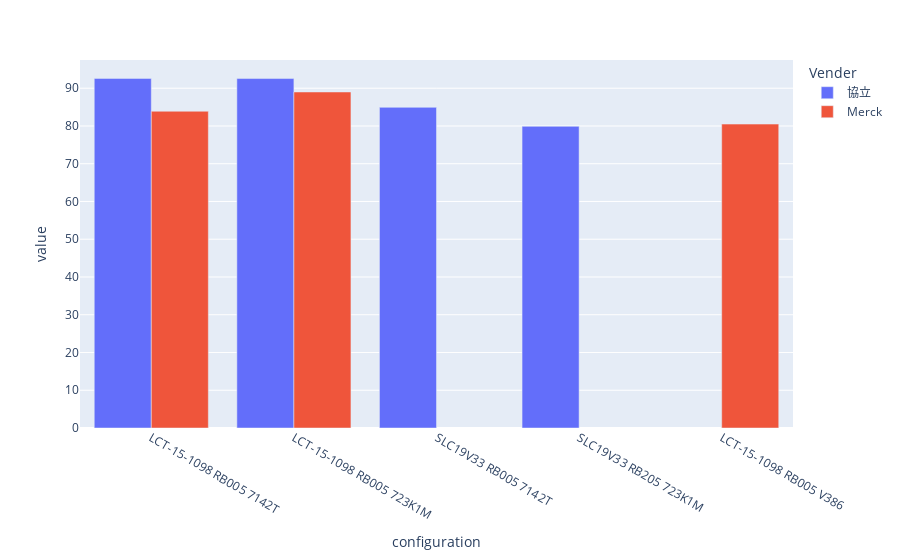

Notebook code for this chart:
### Code cell
fig = px.bar(result_mean, x='configuration', y='value', 
       color='Vender', barmode='group')
fig.show()

### Figure 1 — Plotly figure (JSON) as saved in the notebook; plotly's stock layout.template omitted (floating-point values rounded to 4 significant figures)
{"data": [{"alignmentgroup": "True", "hovertemplate": "Vender=協立<br>configuration=%{x}<br>value=%{y}<extra></extra>", "legendgroup": "協立", "marker": {"color": "#636efa", "pattern": {"shape": ""}}, "name": "協立", "offsetgroup": "協立", "orientation": "v", "showlegend": true, "textposition": "auto", "type": "bar", "x": ["LCT-15-1098 RB005 7142T", "LCT-15-1098 RB005 723K1M", "SLC19V33 RB005 7142T", "SLC19V33 RB205 723K1M"], "xaxis": "x", "y": [92.6, 92.56, 84.93, 79.9], "yaxis": "y"}, {"alignmentgroup": "True", "hovertemplate": "Vender=Merck<br>configuration=%{x}<br>value=%{y}<extra></extra>", "legendgroup": "Merck", "marker": {"color": "#EF553B", "pattern": {"shape": ""}}, "name": "Merck", "offsetgroup": "Merck", "orientation": "v", "showlegend": true, "textposition": "auto", "type": "bar", "x": ["LCT-15-1098 RB005 723K1M", "LCT-15-1098 RB005 7142T", "LCT-15-1098 RB005 V386"], "xaxis": "x", "y": [89, 83.9, 80.5], "yaxis": "y"}], "layout": {"autosize": true, "barmode": "group", "legend": {"title": {"text": "Vender"}, "tracegroupgap": 0}, "margin": {"t": 60}, "xaxis": {"anchor": "y", "autorange": true, "domain": [0, 1], "range": [-0.5, 4.5], "title": {"text": "configuration"}, "type": "category"}, "yaxis": {"anchor": "x", "autorange": true, "domain": [0, 1], "range": [0, 97.47], "title": {"text": "value"}, "type": "linear"}}}
